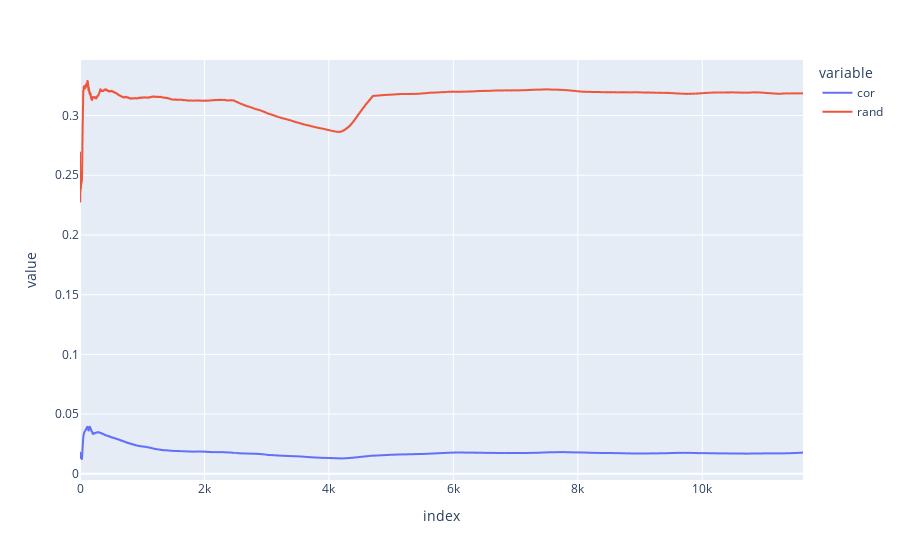

Notebook code for this chart:
### Code cell
df = {"cor": fires_cor_weights, "rand":fires_rand_weights}
df = pd.DataFrame(df)
fig = px.line(df)
fig.show()

### Figure 1 — Plotly figure (JSON) as saved in the notebook; plotly's stock layout.template omitted (floating-point values rounded to 4 significant figures; data arrays with more than 128 entries replaced by an {"elided": "..."} marker saying what was removed)
{"data": [{"hovertemplate": "variable=cor<br>index=%{x}<br>value=%{y}<extra></extra>", "legendgroup": "cor", "line": {"color": "#636efa", "dash": "solid"}, "mode": "lines", "name": "cor", "showlegend": true, "type": "scattergl", "x": {"elided": "11620 int values"}, "xaxis": "x", "y": {"elided": "11620 float values"}, "yaxis": "y"}, {"hovertemplate": "variable=rand<br>index=%{x}<br>value=%{y}<extra></extra>", "legendgroup": "rand", "line": {"color": "#EF553B", "dash": "solid"}, "mode": "lines", "name": "rand", "showlegend": true, "type": "scattergl", "x": {"elided": "11620 int values"}, "xaxis": "x", "y": {"elided": "11620 float values"}, "yaxis": "y"}], "layout": {"legend": {"title": {"text": "variable"}, "tracegroupgap": 0}, "margin": {"t": 60}, "xaxis": {"anchor": "y", "domain": [0, 1], "title": {"text": "index"}}, "yaxis": {"anchor": "x", "domain": [0, 1], "title": {"text": "value"}}}}
